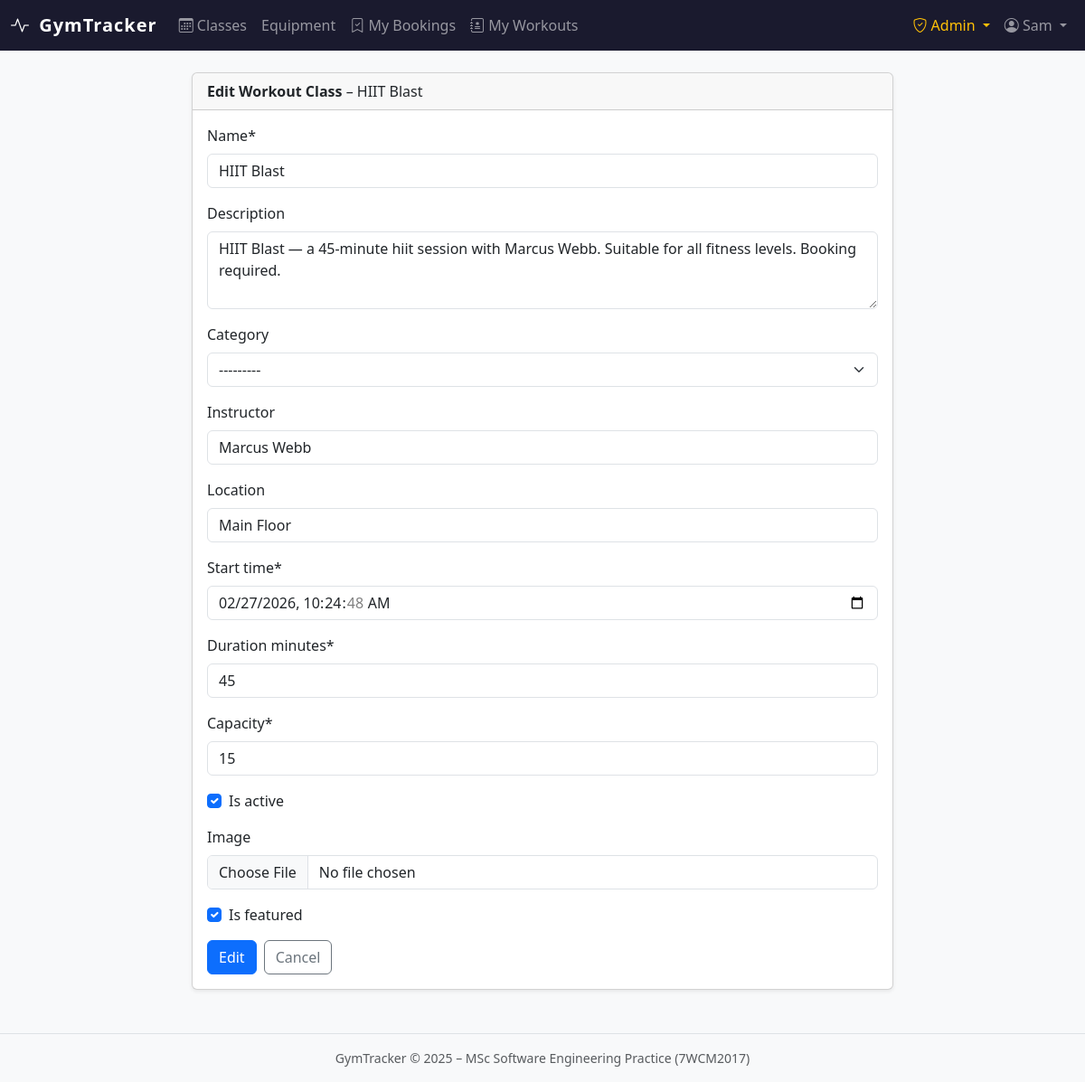
The page /dashboard/manage/classes/50/edit/ (signed in) on the database its author committed.
### accounts/models.py (models this page shows, shortened)
class User(AbstractBaseUser, PermissionsMixin):
    class Role(models.TextChoices):
        MEMBER = 'MEMBER', 'Member'
        ADMIN = 'ADMIN', 'Admin'
    email = models.EmailField(unique=True)
    first_name = models.CharField(max_length=150, blank=True)
    last_name = models.CharField(max_length=150, blank=True)
    role = models.CharField(max_length=10, choices=Role.choices, default=Role.MEMBER)
    is_active = models.BooleanField(default=True)
    is_staff = models.BooleanField(default=False)
    date_joined = models.DateTimeField(default=timezone.now)
    USERNAME_FIELD = 'email'
    REQUIRED_FIELDS = []
    objects = UserManager()
    class Meta:
        verbose_name = 'user'
        verbose_name_plural = 'users'
    @property
    def is_admin_role(self):
        return self.role == self.Role.ADMIN or self.is_staff or self.is_superuser

### gym/models.py (models this page shows, shortened)
class WorkoutClass(models.Model):
    name = models.CharField(max_length=200)
    description = models.TextField(blank=True)
    category = models.ForeignKey(
        WorkoutCategory, on_delete=models.SET_NULL,
        null=True, blank=True, related_name='classes',
    )
    instructor = models.CharField(max_length=200, blank=True)
    location = models.CharField(max_length=200, blank=True)
    start_time = models.DateTimeField()
    duration_minutes = models.PositiveIntegerField(default=60)
    capacity = models.PositiveIntegerField(default=20)
    booked_count = models.PositiveIntegerField(default=0, editable=False)
    is_active = models.BooleanField(default=True)
    image = models.ImageField(upload_to='classes/', null=True, blank=True)
    view_count = models.PositiveIntegerField(default=0, editable=False)
    booking_count = models.PositiveIntegerField(default=0, editable=False)
    is_featured = models.BooleanField(default=False)
    impression_count = models.PositiveIntegerField(default=0, editable=False)
    click_count = models.PositiveIntegerField(default=0, editable=False)
    created_at = models.DateTimeField(auto_now_add=True)
    updated_at = models.DateTimeField(auto_now=True)
    class Meta:
        ordering = ['start_time']
        verbose_name = 'Workout Class'
        verbose_name_plural = 'Workout Classes'

class WorkoutCategory(models.Model):
    name = models.CharField(max_length=100, unique=True)
    description = models.TextField(blank=True)
    icon = models.CharField(max_length=50, blank=True, help_text="Bootstrap icon class, e.g. bi-bicycle")
    is_active = models.BooleanField(default=True)
    created_at = models.DateTimeField(auto_now_add=True)
    class Meta:
        ordering = ['name']
        verbose_name = 'Workout Category'
        verbose_name_plural = 'Workout Categories'
    def __str__(self):
        return self.name

### gym/views.py (the view)
# urls.py: path('manage/classes/<int:pk>/edit/', views.admin_class_edit, name='admin_class_edit'),
@admin_required
def admin_class_edit(request, pk):
    workout_class = get_object_or_404(WorkoutClass, pk=pk)
    form = WorkoutClassForm(request.POST or None, request.FILES or None, instance=workout_class)
    if form.is_valid():
        form.save()
        messages.success(request, "Workout class updated.")
        return redirect('gym:admin_class_list')
    return render(request, 'gym/admin/class_form.html', {
        'form': form, 'action': 'Edit', 'workout_class': workout_class,
    })

### gym/templates/gym/admin/class_form.html (shortened to what this page needs)
{% extends "base.html" %}
{% load crispy_forms_tags %}
{% block content %}
<div class="row justify-content-center">
  <div class="col-md-8">
    <div class="card shadow-sm">
      <div class="card-header">
        <strong>{{ action }} Workout Class</strong>
        {% if workout_class %} – {{ workout_class.name }}{% endif %}
      </div>
      <div class="card-body">
        <form method="post" enctype="multipart/form-data" novalidate>
          {{ form|crispy }}
          <div class="d-flex gap-2 mt-3">
            <button type="submit" class="btn btn-primary">{{ action }}</button>
            <a href="{% url 'gym:admin_class_list' %}" class="btn btn-outline-secondary">Cancel</a>
          </div>
        </form>
      </div>
    </div>
  </div>
</div>
{% endblock %}

### templates/base.html (shortened to what this page needs)
<!DOCTYPE html>
<html lang="en">
<head>
  <link rel="stylesheet" href="https://cdn.jsdelivr.net/npm/bootstrap@5.3.2/dist/css/bootstrap.min.css">
  <link rel="stylesheet" href="https://cdn.jsdelivr.net/npm/bootstrap-icons@1.11.3/font/bootstrap-icons.min.css">
</head>
<body>
<nav class="navbar navbar-expand-lg navbar-dark">
  <div class="container-fluid">
    <a class="navbar-brand text-white" href="{% url 'gym:dashboard' %}">
      <i class="bi bi-activity me-1"></i> GymTracker
    </a>
    <div class="collapse navbar-collapse" id="mainNav">
      <ul class="navbar-nav me-auto">
        {% if user.is_authenticated %}
        <li class="nav-item">
          <a class="nav-link {% block nav_classes_active %}{% endblock %}" href="{% url 'gym:class_list' %}">
            <i class="bi bi-calendar3"></i> Classes
          </a>
        </li>
        <li class="nav-item">
          <a class="nav-link {% block nav_equip_active %}{% endblock %}" href="{% url 'gym:equipment_list' %}">
             Equipment
          </a>
        </li>
        <li class="nav-item">
          <a class="nav-link {% block nav_bookings_active %}{% endblock %}" href="{% url 'bookings:my_bookings' %}">
            <i class="bi bi-bookmark-check"></i> My Bookings
          </a>
        </li>
        <li class="nav-item">
          <a class="nav-link {% block nav_tracker_active %}{% endblock %}" href="{% url 'tracker:session_list' %}">
            <i class="bi bi-journal-medical"></i> My Workouts
          </a>
        </li>
        {% endif %}
      </ul>
      <ul class="navbar-nav ms-auto">
        {% if user.is_authenticated %}
          {% if user.is_admin_role %}
          <li class="nav-item dropdown">
            <a class="nav-link dropdown-toggle text-warning" href="#" data-bs-toggle="dropdown">
              <i class="bi bi-shield-check"></i> Admin
            </a>
          </li>
          {% endif %}
          <li class="nav-item dropdown">
            <a class="nav-link dropdown-toggle" href="#" data-bs-toggle="dropdown">
              <i class="bi bi-person-circle"></i> {{ user.first_name|default:user.email }}
            </a>
          </li>
        {% else %}
          <li class="nav-item"><a class="nav-link" href="{% url 'accounts:login' %}">Log in</a></li>
          <li class="nav-item"><a class="nav-link btn btn-outline-light btn-sm px-3 ms-2" href="{% url 'accounts:register' %}">Register</a></li>
        {% endif %}
      </ul>
    </div>
  </div>
</nav>
<main class="container-fluid py-4">
  {% block content %}{% endblock %}
</main>
<footer class="text-center text-muted py-3 border-top mt-4 small">
  GymTracker &copy; 2025 – MSc Software Engineering Practice (7WCM2017)
</footer>
</body>
</html>

### templates/base.html (style rules this page uses)
:root { --gt-primary: #0d6efd; --gt-dark: #1a1a2e; }
body { background: #f8f9fa; }
.navbar { background: var(--gt-dark) !important; }
.navbar-brand { font-weight: 700; letter-spacing: 0.05em; }

### rows shown on the page
User: first_name "Sam"
WorkoutClass: name "HIIT Blast", description "HIIT Blast — a 45-minute hiit session with Marcus Webb. Suitable for all fitness levels. Booking required.", category "---------", instructor "Marcus Webb", location "Main Floor", start_time "02/27/2026 10:24:48", duration_minutes "45", capacity "15", is_active "☑", is_featured "☑"

### other values the page prints
{{ action }} "Edit"
